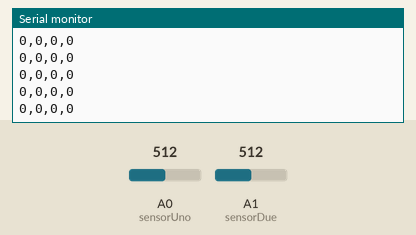
Recording of a sketch running on a simulated Arduino Uno, built with avr-gcc and run on an emulated ATmega328P. On the bench: the last lines printed to the serial monitor. Inputs (shaded band) come from the test bench; at power-on: A0 (sensorUno) = 512, A1 (sensorDue) = 512.

Above: at 5.7 s.
5.8 s: A0 (sensorUno) set to 469
At 5.87 s:
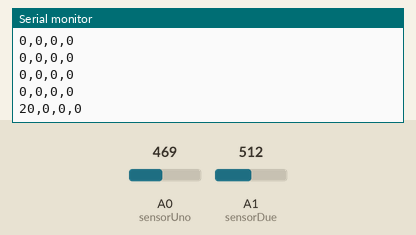
8.8 s: A0 (sensorUno) set to 491
At 8.8 s:
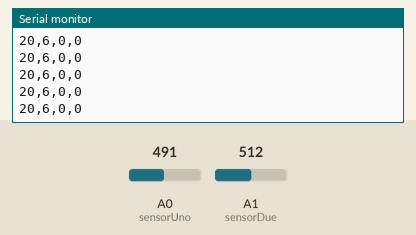
Timing chart, 0 to 11.8 s (numbered marks = the images above; inputs shaded):
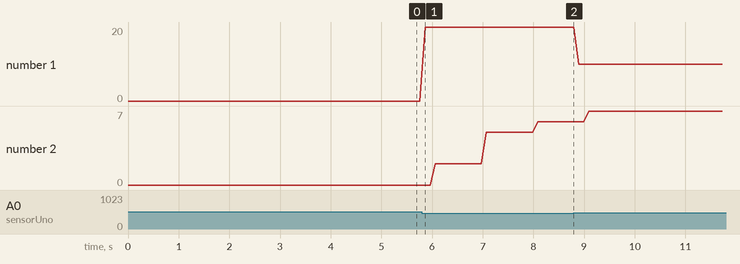

The sketch:

PlantWatering_Arduino.ino
```cpp
//Vars
int i  = 0;
int sensorUno = A0;
int sensorDue = A1;

int sensorUnoValue = 0;
int sensorDueValue = 0;

// Constants (Original mesurement: 365 dry, 265 wet)
int wetUno = 290;
int dryUno = 350;
int wetDue = 290;
int dryDue = 350;

const int size = 180; // 3min
int valUno = 0;
int valDue = 0;
int dataUno[size];
int dataDue[size];
int sumUno = 0;
int sumDue = 0;
int avgUno = 0;
int avgDue = 0;
int insertAt = 0;
bool notFull = true;
int count = -1;

void setup() {
  Serial.begin(9600);
}

void loop() {
  count = (count + 1) % (size*10);

  sensorUnoValue = analogRead(sensorUno);
  sensorDueValue = analogRead(sensorDue);

  valUno= convertedMoistureUno(sensorUnoValue);
  valDue = convertedMoistureDue(sensorDueValue);

  if ((count % 10) == 0){ // Save one val every second
    insertAt = count/10;
    dataUno[insertAt] = valUno;
    dataDue[insertAt] = valDue;
  }

  sumUno = 0;
  sumDue = 0;

  for (int i = 0; i < size; i++) {
      sumUno = sumUno + dataUno[i];
      sumDue = sumDue + dataDue[i];

  }

  if (notFull){

    avgUno = sumUno / (insertAt+1);
    avgDue = sumDue / (insertAt+1);

    if ((insertAt+1) == size){
      notFull = false;
    }

  } else {
    avgUno = sumUno / size;
    avgDue = sumDue / size;
  }

  //Send sensorvalues as array [val1, avg1, val2, avg2]
  Serial.println(String(valUno) + "," + String(avgUno) + "," + String(valDue) + "," + String(avgDue));

  delay(100); // results in average over last 42 seconds

}


int convertedMoistureUno(int rawValue){

  //Compensate to some extent
  if (rawValue < wetUno) {
    wetUno = rawValue;
  }

  if (rawValue > dryUno) {
    dryUno = rawValue;
  }

  return map(rawValue, wetUno, dryUno, 100, 0);

}

int convertedMoistureDue(int rawValue){

  //Compensate to some extent
  if (rawValue < wetDue) {
    wetDue = rawValue;
  }

  if (rawValue > dryDue) {
    dryDue = rawValue;
  }

  return map(rawValue, wetDue, dryDue, 100, 0);

}
```

Measured:
- after the input at 5.8 s, the serial monitor: prints a new line after 0.06 s (image 1)
- plotted number 1: 0 → 20 after the input at 5.8 s
- plotted number 2: 0 → 6 after the input at 5.8 s, 6 → 7 after the input at 8.8 s
